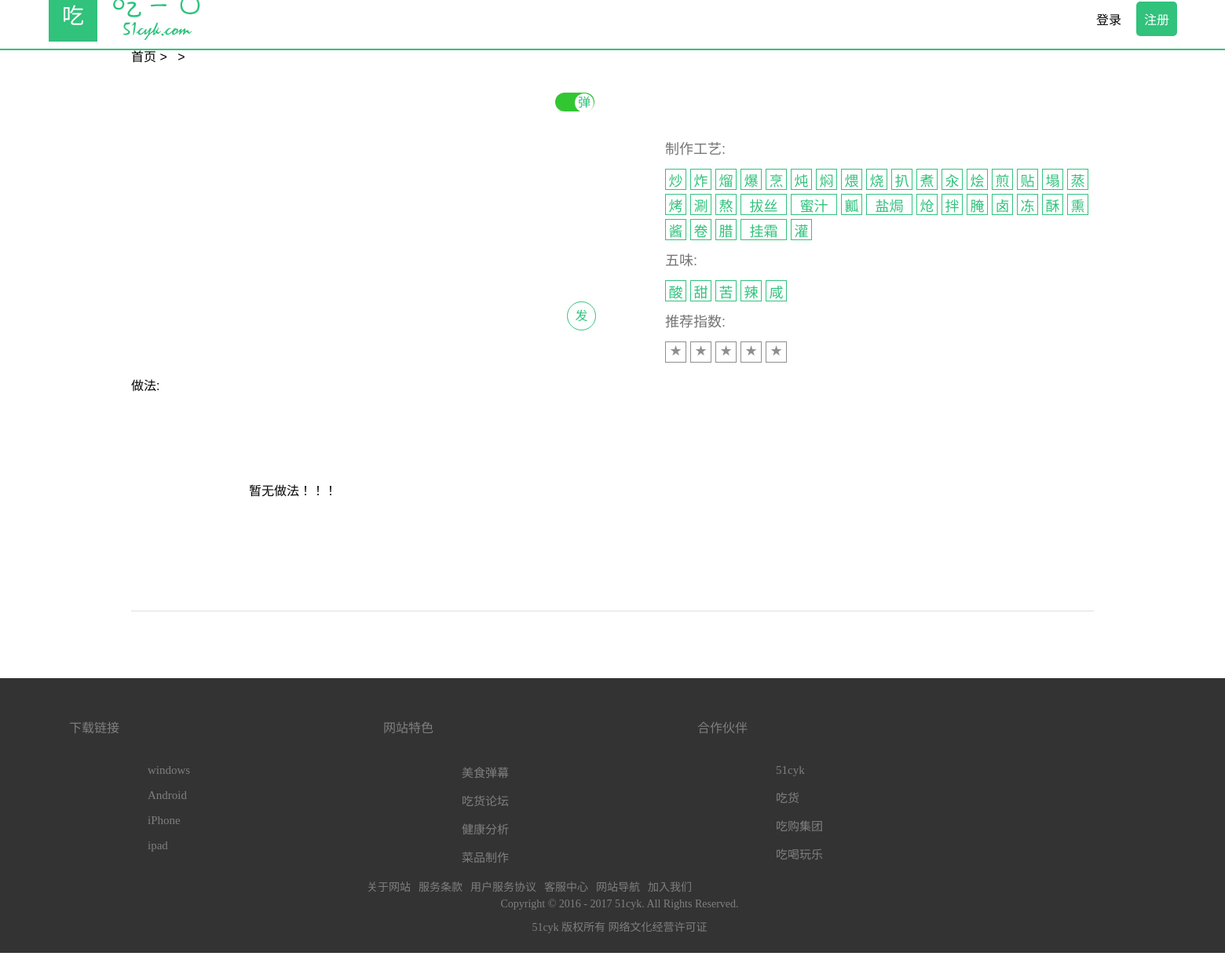
Screenshot of /food.php with the database file from the repository.
### tables this page shows
CREATE TABLE `test_make` (
  `pkMake` int(11) NOT NULL AUTO_INCREMENT,
  `name` varchar(8) NOT NULL COMMENT '制作工艺名字',
  PRIMARY KEY (`pkMake`)
);

CREATE TABLE `test_taste` (
  `pkTaste` int(11) NOT NULL AUTO_INCREMENT,
  `name` varchar(8) NOT NULL COMMENT '口味名字',
  PRIMARY KEY (`pkTaste`)
);

### php/select_make.php (called while the page is built, shortened)
<?php
                    $sql        = "select pkMake,name from test_make ORDER BY pkMake
                     ";
                    $result     = mysql_query($sql);
                   $num_make = mysql_num_rows($result);
                    $make=array();
                   while ($row = mysql_fetch_array($result))
                   {
                   $make[] = $row;
                   }
                   ?>

### php/select_food.php (called while the page is built, shortened)
<?php
                     $arr_food=array();
                    ?>

### php/select_taste.php (called while the page is built, shortened)
<?php
                    $sql        = "select pkTaste,name from test_taste ORDER BY pkTaste  ";
                    $result     = mysql_query($sql);
                      $num_taste = mysql_num_rows($result);
                    $taste=array();
                   while ($row = mysql_fetch_array($result))
                   {
                   $taste[] = $row;
                   }
                   ?>

### php/select_ways.php (called while the page is built, shortened)
<?php
                    $ways=array();
                   ?>

### food.php (the view, shortened to what this page needs)
<!DOCTYPE html>
<html>
<head>
    <link rel="stylesheet" type="text/css" href="css/header.css">
  <link rel="stylesheet" type="text/css" href="css/food.css">
  <?php include "header2.php";?>
</head>
<body >
<hr>
<?php include "php/select_food.php";?>
<div class="food">
	<div class="index"><a href="index.php">首页</a>&nbsp;>&nbsp;
	&nbsp;>&nbsp;<?php echo $arr_food[0][0]?></div>
	<div class="top">
		<div class="left_img">
		</div>
		<div id="div1" class="open1">
        <div id="div2" class="open2" onclick="one()">
        	弹
        </div>
        </div>
        <div id="send" class="send" style="display:none;" onclick="two()">发</div>
		<div class="img_danmu" id="img_danmu"></div>
		<div class="right_text">
			<div class="text">
	<div class="text_1"><div class="text_1_1">制作工艺:</div>
                     <ul>
                     	<?php
                     	include "php/select_make.php";
                     	for ($i=0; $i <$num_make ; $i++) {
                     	     if($arr_food[0][2]==$make[$i][0]){
                     	     	if(strlen($make[$i][1])==3){
                               echo "<li style='background-color:#31C27C;color:#FFFFFF;'>".$make[$i][1]."</li>";
                                  }
                                   if(strlen($make[$i][1])==6){
		                     	       echo "<li style='background-color:#31C27C;color:#FFFFFF;width:57px;'>".$make[$i][1]."</li>";
		                     	     }
                     	     } else{
                                   if(strlen($make[$i][1])==3){
		                     		   echo "<li>".$make[$i][1]."</li>";
		                     	     }
		                     	     if(strlen($make[$i][1])==6){
		                     	       echo "<li style='width:57px;'>".$make[$i][1]."</li>";
		                     	     }
                     	     }
                     	}
                     	?>
                     </ul>
				</div>
				<div class="text_2">
					<div class="text_2_1">五味:</div>
					<ul>
                      <?php
                     	include "php/select_taste.php";
                     	for ($i=0; $i <$num_taste ; $i++) {
                     		 if($arr_food[0][3]==$taste[$i][0]){
                               echo "<li style='background-color:#31C27C;color:#FFFFFF;'>".$taste[$i][1]."</li>";
                     		 }
                     		 else{
                     		  echo "<li>".$taste[$i][1]."</li>";
                     		  }
                     		}
                     	?>
					</ul>
				</div>
				<div class="text_3">
					<div class="text_3_1">推荐指数:</div>
					<ul>
                     	<?php
                             for($j=0;$j<5-$arr_food[0][4];$j++){
                                echo "<li>★</li>";
                             }
                     	?>
					</ul>
				</div>
			</div>
		</div>
	</div>
     <?php include "php/select_ways.php";?>
	<div class="center">
		<div class="title">做法:</div>
		<div class="text">
		<?php
		if(count($ways)!=0){
		echo
"主料：".$ways[0][2]."<br>
辅料：".$ways[0][3]."<br>
调料：".$ways[0][4]."<br>
".$ways[0][5]."";
}else{
	echo "<div style='position: relative;
	top:110px;left:150px;'>暂无做法！！！</div>";
}
?>
        </div>
	</div>
<hr>
</div>
<?php include "footer.php";?>
</body>
</html>

### css/header.css (style rules this page uses)
body { background-color: #FFFFFF; min-width: 1200px; overflow-x: hidden; margin-top: -18px; }
a { color: #000000; text-decoration: none; }

### css/food.css (style rules this page uses)
* { margin: 0px; padding: 0px; }
body hr { border: 1px solid #31C27C; }
.food { width: 1226px; height: 850px; margin: 0 auto; position: relative; top:-5px; font-family: "Arial","Microsoft YaHei","黑体","宋体",sans-serif; }
.food .index { margin-bottom: 25px; }
.food .top { width: 1226px; height: 370px; }
.food .top .left_img { float: left; width: 680px; }
#div1 { width: 50px; height: 24px; border-radius: 12px; position: relative; top:10px; left: 540px; z-index: 2; }
#div2 { width: 24px; height: 24px; border-radius: 12px; position: absolute; background: white; font-family: simhei; text-align: center; line-height: 24px; cursor: pointer; }
.open1 { background: rgba(0,184,0,0.8); }
.open2 { top: 1px; right: 1px; color: #31C27C; }
.send { width: 35px; height: 35px; border-radius: 50%; background-color: rgba(255,255,255,0.5); color: #31C27C; position: absolute; top:325px; left: 555px; z-index: 2; line-height: 35px; text-align: center; border: 1px solid #31C27C; cursor: pointer; }
.food .top .img_danmu { height:260px; width:606px; overflow:hidden; position:relative; top:-364px; }
.food .top .right_text { float: right; width: 530px; }
.food .top .right_text .text { position: absolute; top:116px; left:680px; font-size: 18px; color: #757575; }
.food .top .right_text .text .text_1 .text_1_1,.text_2 .text_2_1, .text_3 .text_3_1 { margin-bottom: 14px; }
.food .top .right_text .text .text_1 li ,.text_2 li,.text_3 li { list-style: none; color:#31C27C; width: 25px; height: 25px; float: left; text-align: center; border: 1px solid #31C27C; margin-right:5px; margin-bottom:5px; }
.text_3 li { color:#8F8E8E; border: 1px solid #8F8E8E; }
.food .top .right_text .text .text_2 { position: absolute; top:142px; }
.food .top .right_text .text .text_3 { position: absolute; top:220px; }
.food .center { width: 1226px; height: 300px; }
.food hr { position: relative; top:0px; left: 0px; height:1px; border:none; border-top:1px solid #DFDFDF; }

### rows the page displays
test_make: name "炒"
test_make: name "炸"
test_make: name "熘"
test_make: name "爆"
test_make: name "烹"
test_make: name "炖"
test_make: name "焖"
test_make: name "煨"
test_make: name "烧"
test_make: name "扒"
test_make: name "煮"
test_make: name "汆"
test_make: name "烩"
test_make: name "煎"
test_make: name "贴"
test_make: name "塌"
test_make: name "蒸"
test_make: name "烤"
test_make: name "涮"
test_make: name "熬"
test_make: name "拔丝"
test_make: name "蜜汁"
test_make: name "瓤"
test_make: name "盐焗"
test_make: name "炝"
test_make: name "拌"
test_make: name "腌"
test_make: name "卤"
test_make: name "冻"
test_make: name "酥"
test_make: name "熏"
test_make: name "酱"
test_make: name "卷"
test_make: name "腊"
test_make: name "挂霜"
test_make: name "灌"
test_taste: name "酸"
test_taste: name "甜"
test_taste: name "苦"
test_taste: name "辣"
test_taste: name "咸"
